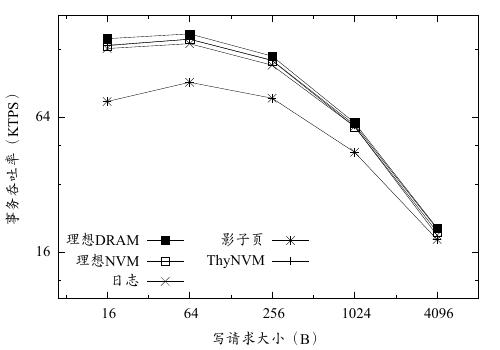

Source code (gnuplot):
set terminal pdfcairo enhanced mono font "Times New Roman,16" size 5,3.5

set output "rb-thr.pdf"
set style data lines
set ylabel '事务吞吐率（KTPS）'
set yrange [10:180]
set logscale y 4
set xrange [7:8193]
set logscale x 4
set xlabel '写请求大小（B）'
set key left bottom maxrows 3 spacing 1.25
plot 'rb-thr.data' using 1:2 axes x1y1 with linespoints ls 5 title "理想DRAM", \
    '' using 1:3 axes x1y1 with linespoints ls 4 title "理想NVM", \
    '' using 1:4 axes x1y1 with linespoints ls 2 title "日志", \
    '' using 1:5 axes x1y1 with linespoints ls 3 title "影子页", \
    '' using 1:6 axes x1y1 with linespoints ls 1 title "ThyNVM"
